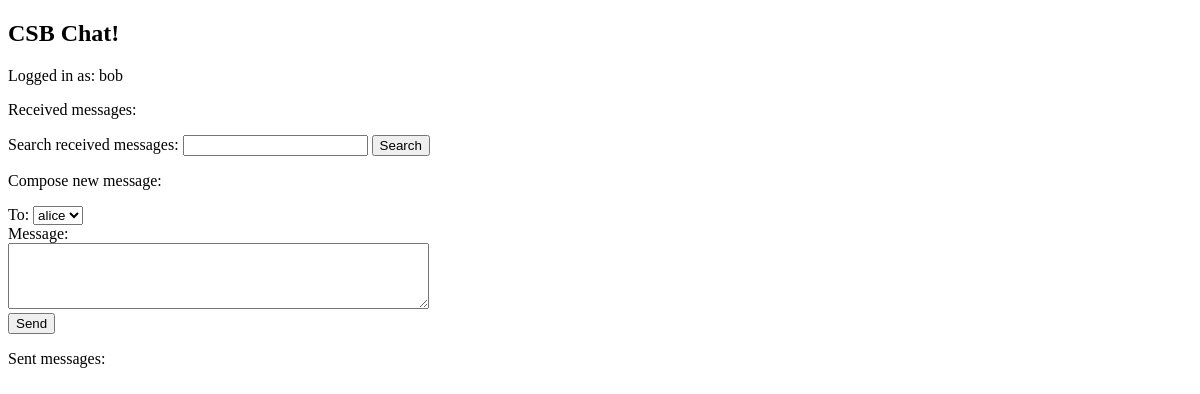
The page /chat/bob/ on the database as committed earlier.
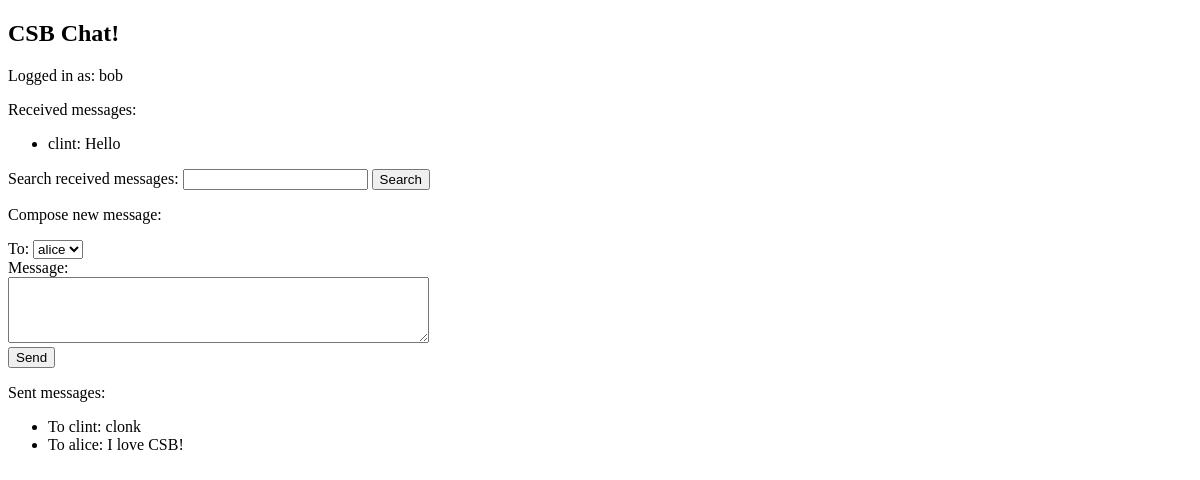
The same page on the database as committed later.
### pages/models.py (models this page shows)
class User(models.Model):
    username = models.TextField()
    password = models.TextField()

class Message(models.Model):
    sender = models.ForeignKey(User, related_name='send_messages', on_delete=models.CASCADE)
    receiver = models.ForeignKey(User, related_name='received_messages', on_delete=models.CASCADE)
    content = models.TextField()

### pages/views.py (the view)
# urls.py: path('chat/<str:username>/', chatView, name='chat'),
def chatView(request, username):
    user = User.objects.get(username=username)
    received = Message.objects.filter(receiver=user)
    recipients = User.objects.exclude(username=username)
    sent = Message.objects.filter(sender=user)
    return render(request, 'pages/chat.html', {'username': username, 'received': received, 'sent': sent, 'recipients': recipients})

### pages/templates/pages/chat.html (shortened to what this page needs)
<!DOCTYPE html>
<html>
<head>
</head>
<body>
    <h2>CSB Chat!</h2>
    <p>Logged in as: {{username}}</p>
    <p>Received messages:</p>
    <ul>
        {% for msg in received %}
        <li>{{msg.sender.username}}: {{msg.content|safe}}</li>
        {% endfor %}
    </ul>
    <form action="/search/" method="POST">
        <p>Search received messages: <input name="searchstring"> <input type="submit" value="Search"/></p>
    </form>
    <p>Compose new message:</p>
    <form action="/send/" method="GET">
        <span>To:</span>
        <select name="to">
            {% for recipient in recipients %}
                <option value="{{recipient.username}}">{{recipient.username}}</option>
            {% endfor %}
        </select><br/>
        <span>Message:</span><br/>
        <textarea name="content" rows="4" cols="50"></textarea><br/>
        <input type="submit" value="Send"/>
    </form>
    <p>Sent messages:</p>
    <ul>
        {% for msg in sent %}
        <li>To {{msg.receiver.username}}: {{msg.content|safe}}</li>
        {% endfor %}
    </ul>
</body>
</html>

Rows that differ between the two databases and show on the page:
added Message: sender.username "clint", content "Hello", shown under "CSB Chat!"
added Message: receiver.username "clint", content "clonk"
added Message: receiver.username "alice", content "I love CSB!"
